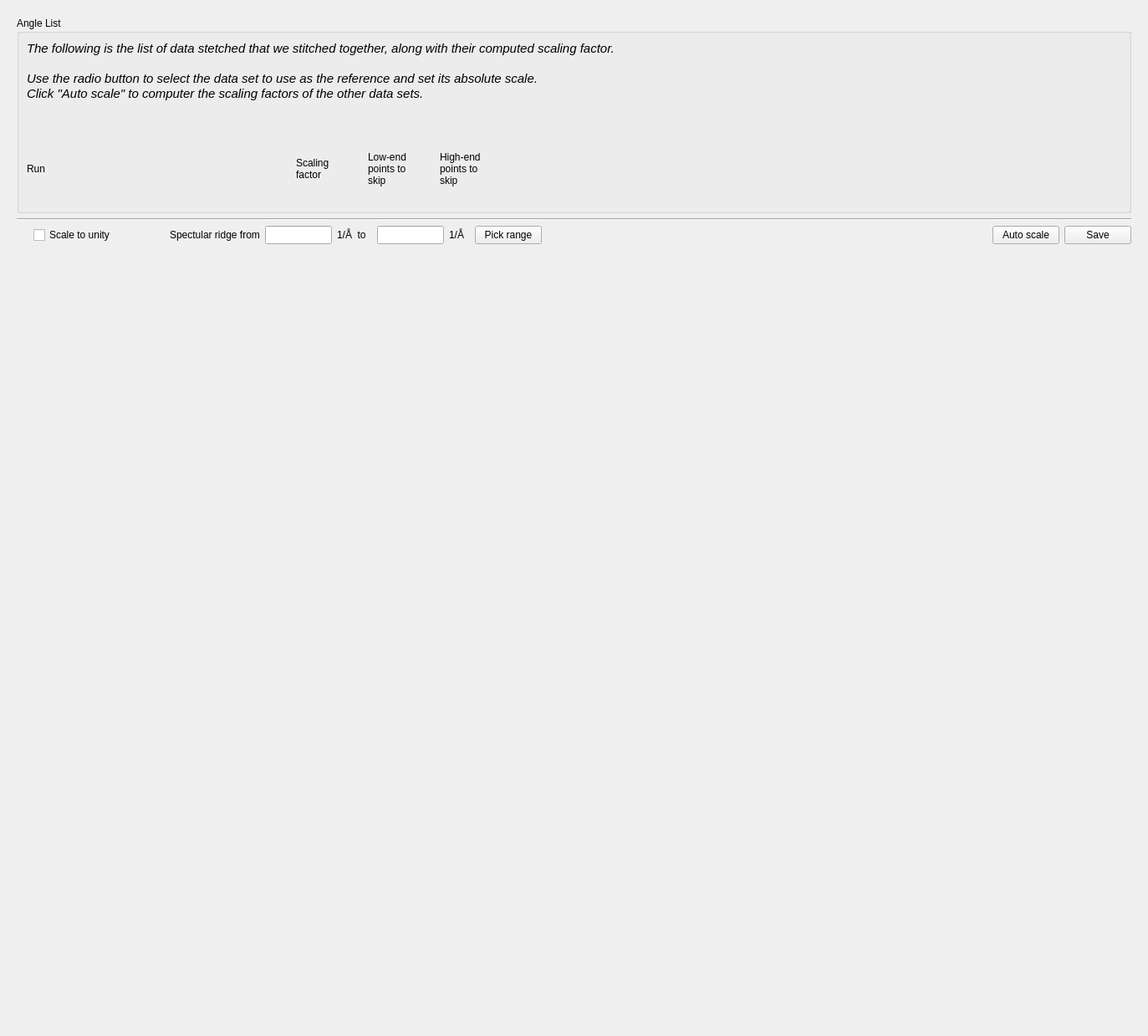
<?xml version="1.0" encoding="UTF-8"?>
<ui version="4.0">
 <class>Frame</class>
 <widget class="QFrame" name="Frame">
  <property name="geometry">
   <rect>
    <x>0</x>
    <y>0</y>
    <width>1373</width>
    <height>1239</height>
   </rect>
  </property>
  <property name="windowTitle">
   <string>Frame</string>
  </property>
  <property name="frameShape">
   <enum>QFrame::NoFrame</enum>
  </property>
  <property name="frameShadow">
   <enum>QFrame::Plain</enum>
  </property>
  <property name="lineWidth">
   <number>0</number>
  </property>
  <layout class="QVBoxLayout" name="verticalLayout">
   <item>
    <widget class="QScrollArea" name="scrollArea">
     <property name="frameShape">
      <enum>QFrame::NoFrame</enum>
     </property>
     <property name="frameShadow">
      <enum>QFrame::Plain</enum>
     </property>
     <property name="lineWidth">
      <number>0</number>
     </property>
     <property name="widgetResizable">
      <bool>true</bool>
     </property>
     <widget class="QWidget" name="scrollAreaWidgetContents">
      <property name="geometry">
       <rect>
        <x>0</x>
        <y>0</y>
        <width>1355</width>
        <height>1221</height>
       </rect>
      </property>
      <layout class="QVBoxLayout" name="verticalLayout_2">
       <item>
        <layout class="QHBoxLayout" name="horizontalLayout_6">
         <item>
          <layout class="QVBoxLayout" name="verticalLayout_3">
           <item>
            <layout class="QHBoxLayout" name="horizontalLayout_3">
             <item>
              <widget class="QGroupBox" name="groupBox_3">
               <property name="title">
                <string>Angle List</string>
               </property>
               <layout class="QVBoxLayout" name="verticalLayout_4">
                <item>
                 <widget class="QLabel" name="label">
                  <property name="sizePolicy">
                   <sizepolicy hsizetype="Minimum" vsizetype="Preferred">
                    <horstretch>0</horstretch>
                    <verstretch>0</verstretch>
                   </sizepolicy>
                  </property>
                  <property name="text">
                   <string>&lt;!DOCTYPE HTML PUBLIC &quot;-//W3C//DTD HTML 4.0//EN&quot; &quot;http://www.w3.org/TR/REC-html40/strict.dtd&quot;&gt;
&lt;html&gt;&lt;head&gt;&lt;meta name=&quot;qrichtext&quot; content=&quot;1&quot; /&gt;&lt;style type=&quot;text/css&quot;&gt;
p, li { white-space: pre-wrap; }
&lt;/style&gt;&lt;/head&gt;&lt;body style=&quot; font-family:'Ubuntu'; font-size:11pt; font-weight:400; font-style:normal;&quot;&gt;
&lt;p style=&quot; margin-top:0px; margin-bottom:0px; margin-left:0px; margin-right:0px; -qt-block-indent:0; text-indent:0px;&quot;&gt;&lt;span style=&quot; font-style:italic;&quot;&gt;The following is the list of data stetched that we stitched together, along with their computed scaling factor.&lt;/span&gt;&lt;/p&gt;
&lt;p style=&quot;-qt-paragraph-type:empty; margin-top:0px; margin-bottom:0px; margin-left:0px; margin-right:0px; -qt-block-indent:0; text-indent:0px; font-style:italic;&quot;&gt;&lt;/p&gt;
&lt;p style=&quot; margin-top:0px; margin-bottom:0px; margin-left:0px; margin-right:0px; -qt-block-indent:0; text-indent:0px;&quot;&gt;&lt;span style=&quot; font-style:italic;&quot;&gt;Use the radio button to select the data set to use as the reference and set its absolute scale. &lt;/span&gt;&lt;/p&gt;
&lt;p style=&quot; margin-top:0px; margin-bottom:0px; margin-left:0px; margin-right:0px; -qt-block-indent:0; text-indent:0px;&quot;&gt;&lt;span style=&quot; font-style:italic;&quot;&gt;Click &amp;quot;Auto scale&amp;quot; to computer the scaling factors of the other data sets.&lt;/span&gt;&lt;/p&gt;
&lt;p style=&quot;-qt-paragraph-type:empty; margin-top:0px; margin-bottom:0px; margin-left:0px; margin-right:0px; -qt-block-indent:0; text-indent:0px; font-style:italic;&quot;&gt;&lt;/p&gt;
&lt;p style=&quot;-qt-paragraph-type:empty; margin-top:0px; margin-bottom:0px; margin-left:0px; margin-right:0px; -qt-block-indent:0; text-indent:0px; font-style:italic;&quot;&gt;&lt;/p&gt;
&lt;p style=&quot;-qt-paragraph-type:empty; margin-top:0px; margin-bottom:0px; margin-left:0px; margin-right:0px; -qt-block-indent:0; text-indent:0px; font-style:italic;&quot;&gt;&lt;/p&gt;&lt;/body&gt;&lt;/html&gt;</string>
                  </property>
                 </widget>
                </item>
                <item>
                 <layout class="QHBoxLayout" name="horizontalLayout_4">
                  <item>
                   <widget class="QLabel" name="label_2">
                    <property name="sizePolicy">
                     <sizepolicy hsizetype="Fixed" vsizetype="Preferred">
                      <horstretch>0</horstretch>
                      <verstretch>0</verstretch>
                     </sizepolicy>
                    </property>
                    <property name="minimumSize">
                     <size>
                      <width>316</width>
                      <height>0</height>
                     </size>
                    </property>
                    <property name="maximumSize">
                     <size>
                      <width>316</width>
                      <height>16777215</height>
                     </size>
                    </property>
                    <property name="text">
                     <string>Run</string>
                    </property>
                   </widget>
                  </item>
                  <item>
                   <widget class="QLabel" name="label_4">
                    <property name="sizePolicy">
                     <sizepolicy hsizetype="Fixed" vsizetype="Preferred">
                      <horstretch>0</horstretch>
                      <verstretch>0</verstretch>
                     </sizepolicy>
                    </property>
                    <property name="minimumSize">
                     <size>
                      <width>80</width>
                      <height>0</height>
                     </size>
                    </property>
                    <property name="maximumSize">
                     <size>
                      <width>80</width>
                      <height>16777215</height>
                     </size>
                    </property>
                    <property name="text">
                     <string>Scaling
factor</string>
                    </property>
                   </widget>
                  </item>
                  <item>
                   <widget class="QLabel" name="label_3">
                    <property name="sizePolicy">
                     <sizepolicy hsizetype="Fixed" vsizetype="Preferred">
                      <horstretch>0</horstretch>
                      <verstretch>0</verstretch>
                     </sizepolicy>
                    </property>
                    <property name="minimumSize">
                     <size>
                      <width>80</width>
                      <height>0</height>
                     </size>
                    </property>
                    <property name="maximumSize">
                     <size>
                      <width>80</width>
                      <height>16777215</height>
                     </size>
                    </property>
                    <property name="text">
                     <string>Low-end
points to
skip</string>
                    </property>
                   </widget>
                  </item>
                  <item>
                   <widget class="QLabel" name="label_5">
                    <property name="sizePolicy">
                     <sizepolicy hsizetype="Fixed" vsizetype="Preferred">
                      <horstretch>0</horstretch>
                      <verstretch>0</verstretch>
                     </sizepolicy>
                    </property>
                    <property name="minimumSize">
                     <size>
                      <width>80</width>
                      <height>0</height>
                     </size>
                    </property>
                    <property name="maximumSize">
                     <size>
                      <width>80</width>
                      <height>16777215</height>
                     </size>
                    </property>
                    <property name="text">
                     <string>High-end
points to
skip</string>
                    </property>
                   </widget>
                  </item>
                  <item>
                   <spacer name="horizontalSpacer_3">
                    <property name="orientation">
                     <enum>Qt::Horizontal</enum>
                    </property>
                    <property name="sizeHint" stdset="0">
                     <size>
                      <width>40</width>
                      <height>20</height>
                     </size>
                    </property>
                   </spacer>
                  </item>
                 </layout>
                </item>
                <item>
                 <layout class="QHBoxLayout" name="horizontalLayout">
                  <item>
                   <layout class="QVBoxLayout" name="angle_list_layout"/>
                  </item>
                  <item>
                   <spacer name="horizontalSpacer">
                    <property name="orientation">
                     <enum>Qt::Horizontal</enum>
                    </property>
                    <property name="sizeType">
                     <enum>QSizePolicy::Expanding</enum>
                    </property>
                    <property name="sizeHint" stdset="0">
                     <size>
                      <width>40</width>
                      <height>20</height>
                     </size>
                    </property>
                   </spacer>
                  </item>
                 </layout>
                </item>
               </layout>
              </widget>
             </item>
            </layout>
           </item>
           <item>
            <widget class="Line" name="line">
             <property name="orientation">
              <enum>Qt::Horizontal</enum>
             </property>
            </widget>
           </item>
           <item>
            <layout class="QHBoxLayout" name="horizontalLayout_2">
             <item>
              <spacer name="horizontalSpacer_4">
               <property name="orientation">
                <enum>Qt::Horizontal</enum>
               </property>
               <property name="sizeType">
                <enum>QSizePolicy::Fixed</enum>
               </property>
               <property name="sizeHint" stdset="0">
                <size>
                 <width>20</width>
                 <height>20</height>
                </size>
               </property>
              </spacer>
             </item>
             <item>
              <widget class="QCheckBox" name="scale_to_one_chk">
               <property name="text">
                <string>Scale to unity</string>
               </property>
              </widget>
             </item>
             <item>
              <spacer name="horizontalSpacer_5">
               <property name="orientation">
                <enum>Qt::Horizontal</enum>
               </property>
               <property name="sizeType">
                <enum>QSizePolicy::Fixed</enum>
               </property>
               <property name="sizeHint" stdset="0">
                <size>
                 <width>60</width>
                 <height>20</height>
                </size>
               </property>
              </spacer>
             </item>
             <item>
              <widget class="QLabel" name="max_q_unity_label">
               <property name="text">
                <string>Spectular ridge from</string>
               </property>
              </widget>
             </item>
             <item>
              <widget class="QLineEdit" name="min_q_unity_edit">
               <property name="minimumSize">
                <size>
                 <width>80</width>
                 <height>0</height>
                </size>
               </property>
               <property name="maximumSize">
                <size>
                 <width>80</width>
                 <height>16777215</height>
                </size>
               </property>
              </widget>
             </item>
             <item>
              <widget class="QLabel" name="label_6">
               <property name="text">
                <string>1/Å  to  </string>
               </property>
              </widget>
             </item>
             <item>
              <widget class="QLineEdit" name="max_q_unity_edit">
               <property name="minimumSize">
                <size>
                 <width>80</width>
                 <height>0</height>
                </size>
               </property>
               <property name="maximumSize">
                <size>
                 <width>80</width>
                 <height>16777215</height>
                </size>
               </property>
              </widget>
             </item>
             <item>
              <widget class="QLabel" name="label_7">
               <property name="text">
                <string>1/Å  </string>
               </property>
              </widget>
             </item>
             <item>
              <widget class="QPushButton" name="pick_unity_range_btn">
               <property name="text">
                <string>Pick range</string>
               </property>
              </widget>
             </item>
             <item>
              <spacer name="horizontalSpacer_2">
               <property name="orientation">
                <enum>Qt::Horizontal</enum>
               </property>
               <property name="sizeHint" stdset="0">
                <size>
                 <width>40</width>
                 <height>20</height>
                </size>
               </property>
              </spacer>
             </item>
             <item>
              <widget class="QPushButton" name="auto_scale_btn">
               <property name="maximumSize">
                <size>
                 <width>85</width>
                 <height>16777215</height>
                </size>
               </property>
               <property name="text">
                <string>Auto scale</string>
               </property>
              </widget>
             </item>
             <item>
              <widget class="QPushButton" name="save_btn">
               <property name="text">
                <string>Save</string>
               </property>
              </widget>
             </item>
            </layout>
           </item>
           <item>
            <spacer name="verticalSpacer">
             <property name="orientation">
              <enum>Qt::Vertical</enum>
             </property>
             <property name="sizeType">
              <enum>QSizePolicy::Expanding</enum>
             </property>
             <property name="sizeHint" stdset="0">
              <size>
               <width>20</width>
               <height>40</height>
              </size>
             </property>
            </spacer>
           </item>
          </layout>
         </item>
        </layout>
       </item>
      </layout>
     </widget>
    </widget>
   </item>
  </layout>
 </widget>
 <resources/>
 <connections/>
</ui>
